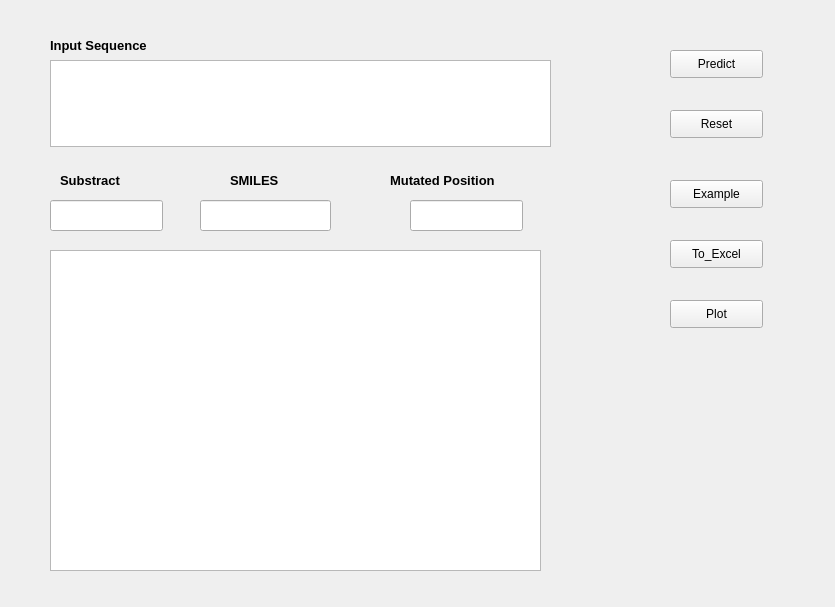
<?xml version="1.0" encoding="UTF-8"?>
<ui version="4.0">
 <class>Form</class>
 <widget class="QWidget" name="Form">
  <property name="geometry">
   <rect>
    <x>0</x>
    <y>0</y>
    <width>835</width>
    <height>607</height>
   </rect>
  </property>
  <property name="windowTitle">
   <string>Form</string>
  </property>
  <widget class="QTextEdit" name="input_seq">
   <property name="geometry">
    <rect>
     <x>50</x>
     <y>60</y>
     <width>501</width>
     <height>87</height>
    </rect>
   </property>
  </widget>
  <widget class="QLabel" name="label">
   <property name="geometry">
    <rect>
     <x>50</x>
     <y>35</y>
     <width>141</width>
     <height>21</height>
    </rect>
   </property>
   <property name="text">
    <string>&lt;html&gt;&lt;head/&gt;&lt;body&gt;&lt;p&gt;&lt;span style=&quot; font-size:10pt; font-weight:600;&quot;&gt;Input Sequence&lt;/span&gt;&lt;/p&gt;&lt;/body&gt;&lt;/html&gt;</string>
   </property>
  </widget>
  <widget class="QLabel" name="label_2">
   <property name="geometry">
    <rect>
     <x>390</x>
     <y>170</y>
     <width>201</width>
     <height>21</height>
    </rect>
   </property>
   <property name="text">
    <string>&lt;html&gt;&lt;head/&gt;&lt;body&gt;&lt;p&gt;&lt;span style=&quot; font-size:10pt; font-weight:600;&quot;&gt;Mutated Position&lt;/span&gt;&lt;/p&gt;&lt;/body&gt;&lt;/html&gt;</string>
   </property>
  </widget>
  <widget class="QLineEdit" name="input_pos">
   <property name="geometry">
    <rect>
     <x>410</x>
     <y>200</y>
     <width>113</width>
     <height>31</height>
    </rect>
   </property>
  </widget>
  <widget class="QPushButton" name="Predict">
   <property name="geometry">
    <rect>
     <x>670</x>
     <y>50</y>
     <width>93</width>
     <height>28</height>
    </rect>
   </property>
   <property name="text">
    <string>Predict</string>
   </property>
  </widget>
  <widget class="QTextBrowser" name="textBrowser">
   <property name="geometry">
    <rect>
     <x>50</x>
     <y>250</y>
     <width>491</width>
     <height>321</height>
    </rect>
   </property>
  </widget>
  <widget class="QLineEdit" name="input_sub">
   <property name="geometry">
    <rect>
     <x>50</x>
     <y>200</y>
     <width>113</width>
     <height>31</height>
    </rect>
   </property>
  </widget>
  <widget class="QLabel" name="label_3">
   <property name="geometry">
    <rect>
     <x>60</x>
     <y>170</y>
     <width>101</width>
     <height>21</height>
    </rect>
   </property>
   <property name="text">
    <string>&lt;html&gt;&lt;head/&gt;&lt;body&gt;&lt;p&gt;&lt;span style=&quot; font-size:10pt; font-weight:600;&quot;&gt;Substract&lt;/span&gt;&lt;/p&gt;&lt;/body&gt;&lt;/html&gt;</string>
   </property>
  </widget>
  <widget class="QPushButton" name="Reset">
   <property name="geometry">
    <rect>
     <x>670</x>
     <y>110</y>
     <width>93</width>
     <height>28</height>
    </rect>
   </property>
   <property name="text">
    <string>Reset</string>
   </property>
  </widget>
  <widget class="QLabel" name="label_4">
   <property name="geometry">
    <rect>
     <x>230</x>
     <y>170</y>
     <width>101</width>
     <height>21</height>
    </rect>
   </property>
   <property name="text">
    <string>&lt;html&gt;&lt;head/&gt;&lt;body&gt;&lt;p&gt;&lt;span style=&quot; font-size:10pt; font-weight:600;&quot;&gt;SMILES&lt;/span&gt;&lt;/p&gt;&lt;/body&gt;&lt;/html&gt;</string>
   </property>
  </widget>
  <widget class="QLineEdit" name="input_smiles">
   <property name="geometry">
    <rect>
     <x>200</x>
     <y>200</y>
     <width>131</width>
     <height>31</height>
    </rect>
   </property>
  </widget>
  <widget class="QPushButton" name="Example">
   <property name="geometry">
    <rect>
     <x>670</x>
     <y>180</y>
     <width>93</width>
     <height>28</height>
    </rect>
   </property>
   <property name="text">
    <string>Example</string>
   </property>
  </widget>
  <widget class="QPushButton" name="To_Excel">
   <property name="geometry">
    <rect>
     <x>670</x>
     <y>240</y>
     <width>93</width>
     <height>28</height>
    </rect>
   </property>
   <property name="text">
    <string>To_Excel</string>
   </property>
  </widget>
  <widget class="QPushButton" name="PlotBar">
   <property name="geometry">
    <rect>
     <x>670</x>
     <y>300</y>
     <width>93</width>
     <height>28</height>
    </rect>
   </property>
   <property name="text">
    <string>Plot</string>
   </property>
  </widget>
 </widget>
 <resources/>
 <connections/>
</ui>
